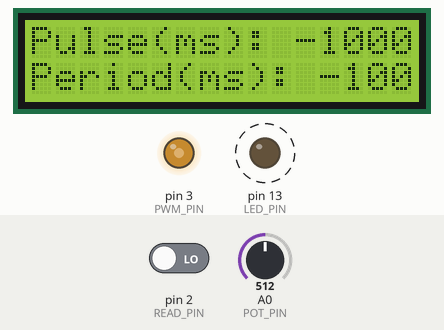
The sketch below on a simulated Arduino Uno, built with avr-gcc and run on an emulated ATmega328P. On the bench: 16×2 character LCD, output pins drawn as LEDs (lit = HIGH). Dashed ring = blinking. The test bench sets the inputs (shaded band); at power-on: A0 (POT_PIN) = 512, pin 2 (READ_PIN) LOW. What the sketch prints to the serial monitor is not drawn.

Above: at 1.2 s.
1.3 s: A0 (POT_PIN) set to 411
At 1.48 s:
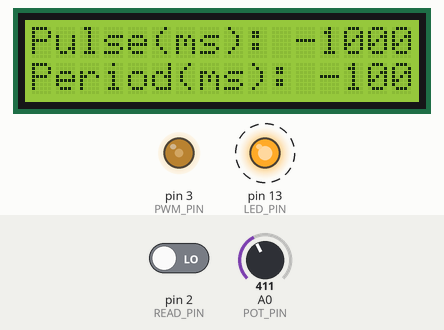
2.9 s: A0 (POT_PIN) set to 388
At 3.1 s:
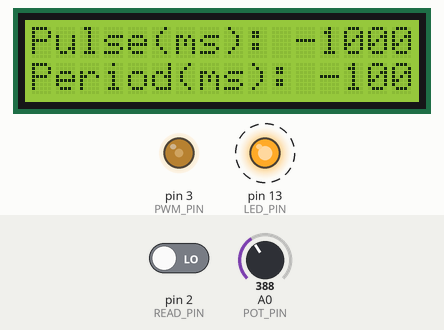
4.6 s: A0 (POT_PIN) set to 716
At 4.82 s:
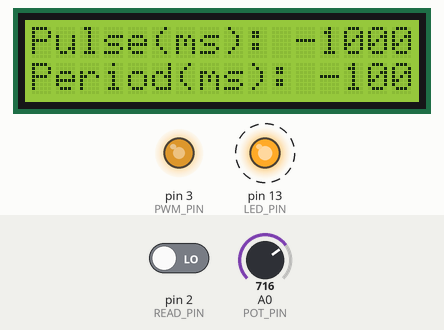
6.3 s: pin 2 (READ_PIN) driven HIGH
At 6.5 s:
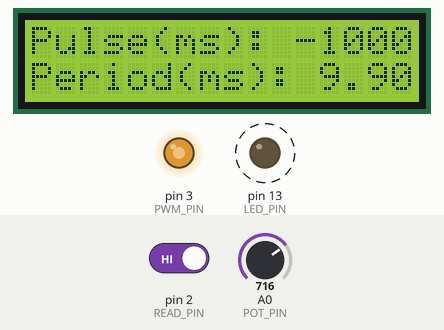
7.8 s: A0 (POT_PIN) set to 122
At 7.96 s:
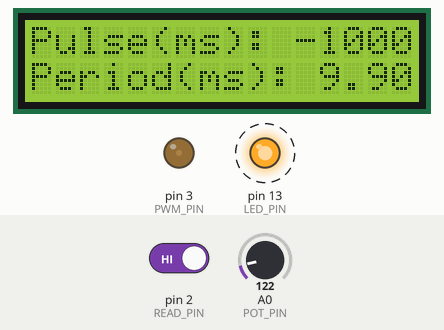
9.5 s: pin 2 (READ_PIN) driven LOW
At 9.7 s:
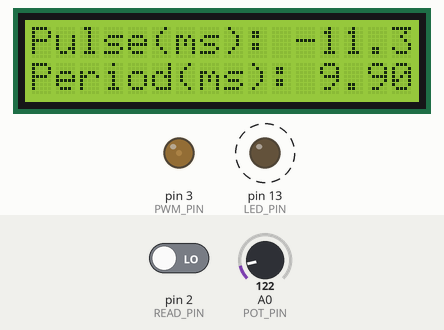
Timing chart, 0 to 12.0 s (numbered marks = the images above; inputs shaded):
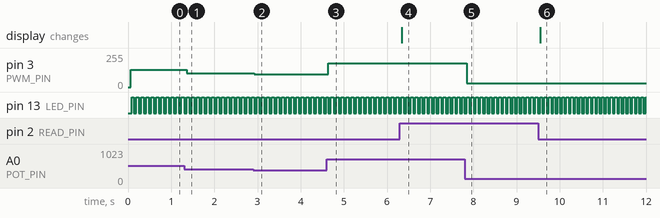

Measured:
- after the input at 1.3 s, pin 3 (PWM_PIN): 128/255 → 102/255 after 0.06 s
- after the input at 2.9 s, pin 3 (PWM_PIN): 102/255 → 97/255 at once
- after the input at 4.6 s, pin 3 (PWM_PIN): 97/255 → 179/255 at once
- after the input at 6.3 s, the display: changes at once (image 4)
- after the input at 7.8 s, pin 3 (PWM_PIN): 179/255 → 30/255 after 0.05 s
- after the input at 9.5 s, the display: changes after 0.05 s (image 6)
- by itself, pin 13 (LED_PIN): alternates HIGH for 0.05 s and LOW for 0.05 s

The sketch:

TimerTest.ino
```cpp
#include <LiquidCrystal.h>

#define LED_PIN 13
#define READ_PIN 2
#define PWM_PIN 3

#define POT_PIN 0

volatile long timeSinceLast = 0;
volatile long period = 0;
volatile long pilseLength = 0;

ISR(INT0_vect) {
  int currentTime = TCNT1;
  if (digitalRead(READ_PIN) == HIGH) {
    timeSinceLast = currentTime;
    period = pilseLength + currentTime;
  } else {
    TCNT1 = 0;
    pilseLength = currentTime - timeSinceLast;
  }
}

int currState = LOW;
LiquidCrystal lcd(5, 6, 8, 9, 10, 11);

void setup()
{
  pinMode(LED_PIN, OUTPUT);
  pinMode(READ_PIN, INPUT);
  pinMode(PWM_PIN, OUTPUT);


  lcd.begin(16, 2);
  lcd.print("hello, world!");
  Serial.begin(9600);
  TCCR1A = 0;    // set timer1 operation mode to normal
  //TIFR1 |= _BV(OCF1A);     // clear any pending interrupts;
  //TIMSK1 |=  _BV(OCIE1A) ; // enable the output compare interrupt

  EICRA |= (1 << ISC00); // ext.int. any logic change
  EIMSK |= (1 << INT0);  // enable INT0
  TCCR1B = 2; // set prescaler 8
  // change timer2 prescaler. Timer2 controls PWM no pin 3
  TCCR2B &= 0xF8;  // clear prescaler bits
  TCCR2B |= 5;     // set 1024 prescaler

  Serial.println(TCCR0B);
  Serial.println(TCCR1B);
  Serial.println(TCCR2B);
}

void loop()
{
  blink();

  byte potValue = analogRead(POT_PIN)/4;
  analogWrite(PWM_PIN, potValue);

  lcd.setCursor(0, 0);
  lcd.print("Pulse(ms): ");
  lcd.print(1000.0 / (double)(F_CPU / (pilseLength * 8)));
  lcd.setCursor(0, 1);
  lcd.print("Period(ms): ");
  lcd.print(1000.0 / (double)(F_CPU / (period * 8)));

  Serial.print("Pulse(ms): ");
  Serial.print(1000.0 / (double)(F_CPU / (pilseLength * 8)));
  Serial.print(" Period(ms): ");
  Serial.print(1000.0 / (double)(F_CPU / (period * 8)));
  Serial.print(" PotValue: ");
  Serial.println(potValue);
 //Serial.println(TCNT1);

 //char str[255];
 //sprintf(str, "qwe %i", 555);
 //Serial.println(str);

 delay(10);
}

void blink() {
   digitalWrite(LED_PIN, currState);
     if (currState == LOW)
      currState = HIGH;
    else
      currState = LOW;
}
```
